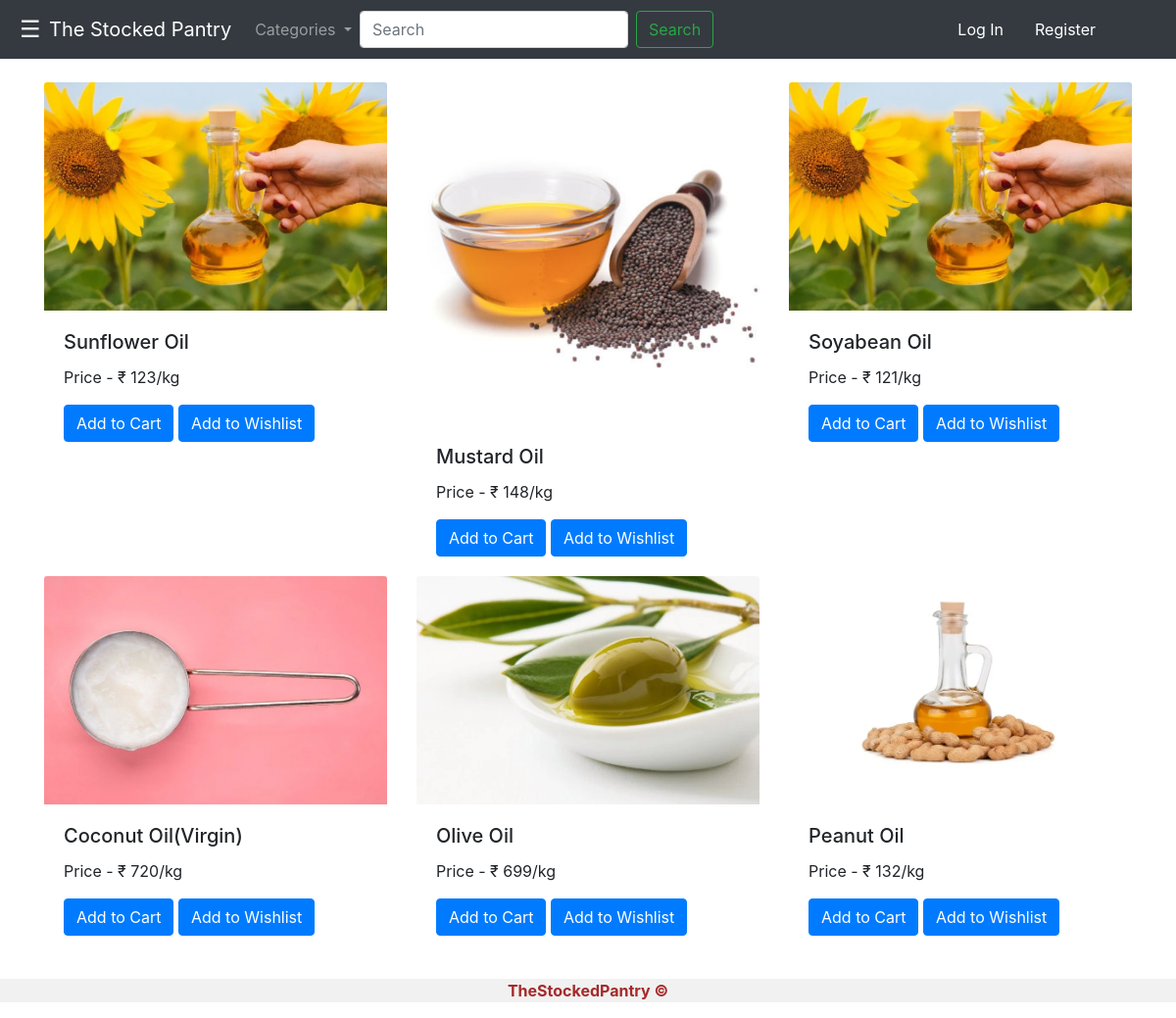
Screenshot of /productview/Oils/ with the database file from the repository.
### shop/models.py (models this page shows, shortened)
class Product(models.Model):
	product_id = models.AutoField
	product_name = models.CharField(max_length=30)
	"""desc = models.CharField(max_length=300, default =)
	pub_date = models.DateField(default = '')"""
	category = models.CharField(max_length=300, default='')
	subcategory = models.CharField(max_length=300, default='')
	price = models.IntegerField(default=0)
	image = models.ImageField(upload_to='shop/images', default='')

### shop/views.py (the view)
# urls.py: path('productview/<str:cat>/', views.productview, name = 'ProductView'),
def productview(request, cat):
	if(request.user.is_authenticated):
		carx = len(Cart.objects.filter(user=request.user))
	else :
		carx = None
	product = Product.objects.all()
	a = []
	for i in product:
		if cat == i.category:
			a.append(i)
	return render(request, 'shop/productview.html', {'list': a, 'cart': carx})

### shop/templates/shop/productview.html (shortened to what this page needs)
{% extends 'shop/basic.html' %}
{% block body %}
<div class = "container my-4">
<div class="row">
  {% if not list %}
  <h2>No Search Results</h2>
  {% else  %}
    {% for i in list %}
    <div class="col-sm-4">
        <div class="card-group" >
        <img class="card-img-top" src="/media/{{i.image}}" alt="Card image cap">
        <div class="card-body">
            <h5 class="card-title">{{i.product_name}}</h5>
            <p class="card-text">Price - ₹ {{i.price}}/kg</p>
      <a href="{% url 'cart' idz=i.id typer='add' %}" class="btn btn-primary">Add to Cart</a>
      <a href="{% url 'wishlist' idz=i.id typer='add' %}" class="btn btn-primary">Add to Wishlist</a>
        </div>
      </div>
    </div>
    {% if forloop.counter|divisibleby:3 and forloop.counter > 0 and not forloop.last %}
        </div><div class = "row">
    {% endif %}
{% endfor %}
{% endif %}
        </div>
    </div>
{% endblock %}

### rows the page displays
Product: image (picture), product_name "Sunflower Oil", price "123"
Product: image (picture), product_name "Mustard Oil", price "148"
Product: image (picture), product_name "Soyabean Oil", price "121"
Product: image (picture), product_name "Coconut Oil(Virgin)", price "720"
Product: image (picture), product_name "Olive Oil", price "699"
Product: image (picture), product_name "Peanut Oil", price "132"
